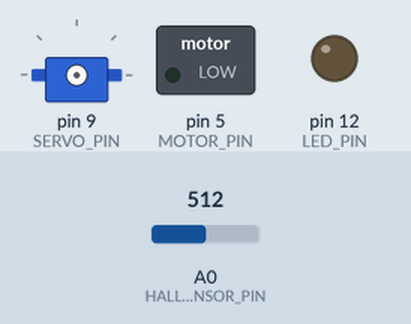
Simulated run of this program. Board: Arduino Nano, built with avr-gcc and run on an emulated ATmega328P. On the bench: servo, switched loads named in the program (green lamp = pin HIGH), output pins drawn as LEDs (lit = HIGH). The test bench sets the inputs (shaded band); at power-on: A0 (HALL_SENSOR_PIN) = 512.

Above: at 1.2 s.
1.3 s: A0 (HALL_SENSOR_PIN) set to 109
2.8 s: A0 (HALL_SENSOR_PIN) set to 96
At 3.3 s:
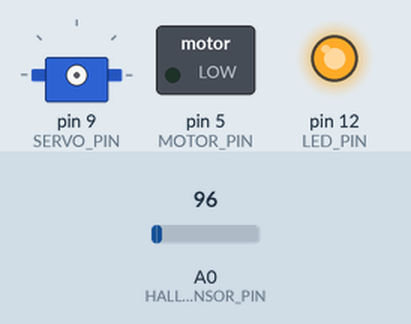
At 5.5 s:
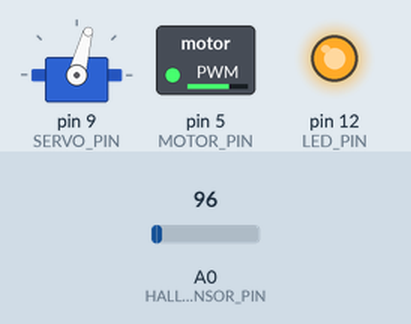
5.8 s: A0 (HALL_SENSOR_PIN) set to 122
At 5.98 s:
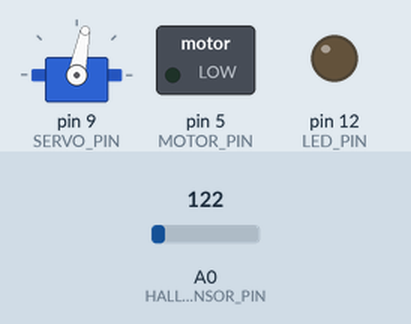
Timing chart, 0 to 8.8 s (numbered marks = the images above; inputs shaded):
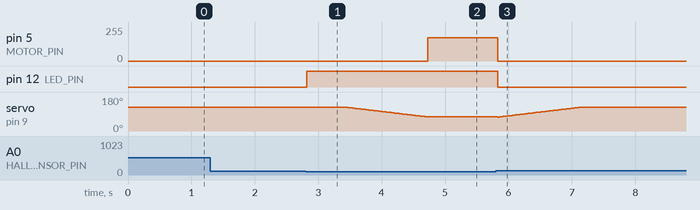

The program:

main.cpp
```cpp
#include <Arduino.h>
#include <Servo.h>

#define MOTOR_PIN   5
#define SERVO_PIN   9
#define LED_PIN     12

#define SERVO_RAISED_POS  125
#define SERVO_LOADING_POS 75
#define SERVO_DELAY       25
#define HALL_SENSOR_PIN   A0
#define LOADING_DELAY     2500
#define LOADING_DURATION  10000
#define MOTOR_POWER       175

Servo servo1;
long duration = 0;

void setup() {
    pinMode(MOTOR_PIN, OUTPUT);
    pinMode(LED_PIN, OUTPUT);
    pinMode(HALL_SENSOR_PIN, INPUT);
}

bool inPosition() {
    float mag = (float)analogRead(HALL_SENSOR_PIN) / 1024;
    bool inpos = mag < 0.1;
    digitalWrite(LED_PIN, inpos ? HIGH : LOW);
    return inpos;
}

void load() {
    // Lower loader into position
    int pos = SERVO_RAISED_POS;
    servo1.attach(SERVO_PIN);

    for (; pos >= SERVO_LOADING_POS; pos -= 1) {
        // Abort loading if train moves away
        if (!inPosition()) {
          break;
        }

        servo1.write(pos);
        delay(SERVO_DELAY);
    }

    // Start band moving
    analogWrite(MOTOR_PIN, MOTOR_POWER);

    // Load cargo
    for (int i = 0; i < 100; i++) {
      // Abort loading if train moves away
      if (!inPosition()) {
        break;
      }

      delay(LOADING_DURATION / 100);
    }

    // Stop band
    analogWrite(MOTOR_PIN, 0);

    // Raise loader
    for (; pos <= SERVO_RAISED_POS; pos += 1) {
      servo1.write(pos);
      delay(SERVO_DELAY);
    }
    servo1.detach();

    // Wait for train to move away
    int measurements = 0;
    while (measurements < 10) {
      // Abort loading if train moves away
      if (!inPosition()) {
        measurements++;
      }

      delay(100);
    }
}

void loop() {
    // See if train has been positioned over sensor for long enough to trigger loading
    duration = inPosition() ? duration + 1 : 0;

    if (duration > LOADING_DELAY / 100) {
      load();
      duration = 0;
    }
    else {
      delay(LOADING_DELAY / 100);
    }
}
```

Measured:
- the behaviour switches between 103 and 102 on A0 (HALL_SENSOR_PIN) (found by bisection; images 0 and 1)
- after the input at 1.3 s, every drawn part: stays the same
- after the input at 2.8 s, pin 5 (MOTOR_PIN): 0/255 → 175/255 after 1.9 s; pin 12 (LED_PIN): LOW → HIGH at once; servo on pin 9 (SERVO_PIN): moves from 125° to 75° over 1.2 s, starting after 0.67 s
- after the input at 5.8 s, pin 5 (MOTOR_PIN): 175/255 → 0/255 after 0.03 s instead of 8.9 s; pin 12 (LED_PIN): HIGH → LOW at once
